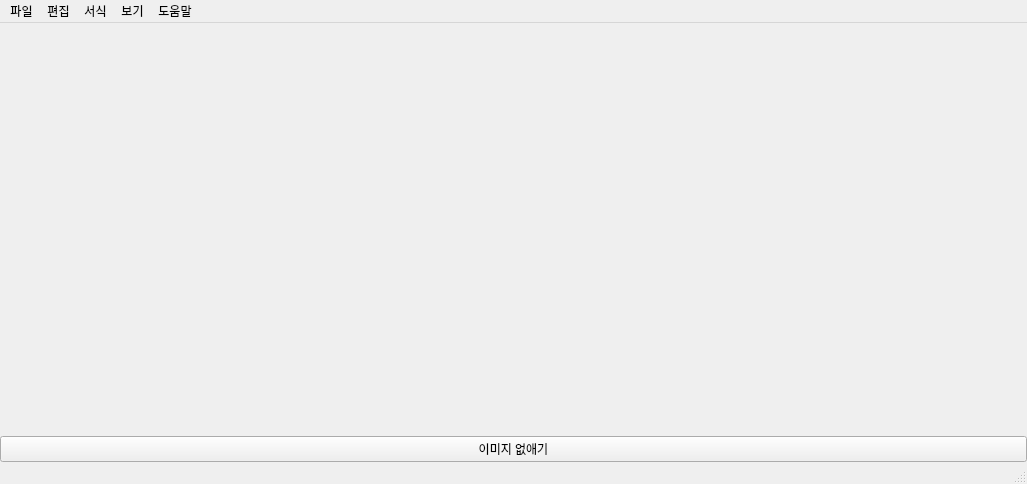
<?xml version="1.0" encoding="UTF-8"?>
<ui version="4.0">
 <class>MainWindow</class>
 <widget class="QMainWindow" name="MainWindow">
  <property name="geometry">
   <rect>
    <x>0</x>
    <y>0</y>
    <width>1027</width>
    <height>484</height>
   </rect>
  </property>
  <property name="windowTitle">
   <string>MainWindow</string>
  </property>
  <widget class="QWidget" name="centralwidget">
   <layout class="QGridLayout" name="gridLayout_2">
    <property name="leftMargin">
     <number>0</number>
    </property>
    <property name="topMargin">
     <number>0</number>
    </property>
    <property name="rightMargin">
     <number>0</number>
    </property>
    <property name="bottomMargin">
     <number>0</number>
    </property>
    <item row="0" column="0">
     <layout class="QGridLayout" name="gridLayout_3">
      <item row="1" column="0">
       <widget class="QPushButton" name="pushButton">
        <property name="text">
         <string>이미지 없애기</string>
        </property>
       </widget>
      </item>
      <item row="0" column="0">
       <widget class="QLabel" name="label">
        <property name="text">
         <string></string>
        </property>
       </widget>
      </item>
     </layout>
    </item>
   </layout>
  </widget>
  <widget class="QStatusBar" name="statusbar"/>
  <widget class="QMenuBar" name="menubar">
   <property name="geometry">
    <rect>
     <x>0</x>
     <y>0</y>
     <width>1027</width>
     <height>21</height>
    </rect>
   </property>
   <widget class="QMenu" name="menu_file">
    <property name="title">
     <string>파일</string>
    </property>
    <addaction name="action_open"/>
    <addaction name="action_save"/>
    <addaction name="action_othernamesave"/>
   </widget>
   <widget class="QMenu" name="menu_edit">
    <property name="title">
     <string>편집</string>
    </property>
   </widget>
   <widget class="QMenu" name="menu_from">
    <property name="title">
     <string>서식</string>
    </property>
   </widget>
   <widget class="QMenu" name="menu_view">
    <property name="title">
     <string>보기</string>
    </property>
   </widget>
   <widget class="QMenu" name="menu_help">
    <property name="title">
     <string>도움말</string>
    </property>
   </widget>
   <addaction name="menu_file"/>
   <addaction name="menu_edit"/>
   <addaction name="menu_from"/>
   <addaction name="menu_view"/>
   <addaction name="menu_help"/>
  </widget>
  <action name="action_open">
   <property name="text">
    <string>열기</string>
   </property>
   <property name="shortcut">
    <string>Ctrl+O</string>
   </property>
  </action>
  <action name="action_save">
   <property name="text">
    <string>저장</string>
   </property>
   <property name="shortcut">
    <string>Ctrl+S</string>
   </property>
  </action>
  <action name="action_othernamesave">
   <property name="text">
    <string>다른 이름으로 저장</string>
   </property>
   <property name="shortcut">
    <string>Ctrl+Shift+S</string>
   </property>
  </action>
 </widget>
 <resources/>
 <connections/>
</ui>
